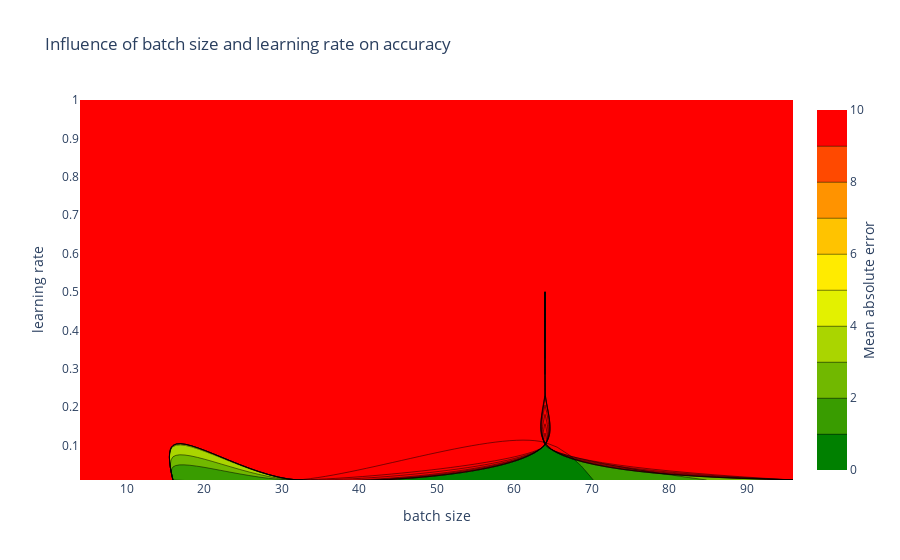

Notebook code for this chart:
### Code cell
import plotly.graph_objects as go

#Heatmap
fig = go.Figure(data=go.Contour(x=values['x']
                                , y=values['y']
                                , z=values['z']
                                , zmin=0
                                , zmid=1
                                , zmax=10
                                , colorscale=[[0, "green"], [0.5, "yellow"], [0.75, "orange"], [1, "red"]]
                                , colorbar=dict(title="Mean absolute error", titleside="right")
                               ))
fig.update_layout(title="Influence of batch size and learning rate on accuracy",
                  xaxis_title="batch size",
                  yaxis_title="learning rate")
# fig['layout']['yaxis1'].update(title='Contour map')

fig.show(renderer="jupyterlab")

#3d scatter
# fig = go.Figure(data=[go.Scatter3d(x=values['x'], y=values['y'], z=values['z'], mode='markers')])
# fig.update_layout(title="Influence of batch size and learning rate on accuracy",
#                   scene = dict(
#                     xaxis_title='batch size',
#                     yaxis_title='learning rate',
#                     zaxis_title='mae (log)'))

# fig.show(renderer="jupyterlab")

### Figure 1 — Plotly figure (JSON) as saved in the notebook; plotly's stock layout.template omitted (floating-point values rounded to 4 significant figures)
{"data": [{"autocontour": true, "colorbar": {"title": {"side": "right", "text": "Mean absolute error"}}, "colorscale": [[0, "green"], [0.5, "yellow"], [0.75, "orange"], [1, "red"]], "contours": {"end": 9, "size": 1, "start": 1}, "type": "contour", "x": [16, 16, 16, 16, 16, 32, 32, 32, 32, 32, 4, 4, 4, 64, 64, 64, 64, 64, 96, 96, 96, 96, 96], "y": [0.01, 0.1, 0.25, 0.5, 1, 0.01, 0.1, 0.25, 0.5, 1, 0.01, 0.1, 0.25, 0.01, 0.1, 0.25, 0.5, 1, 0.01, 0.1, 0.25, 0.5, 1], "z": [0.7117, 4.119, 393700.0, 541446016, 17138876153856, 0.8057, 1960.0, 134400.0, 1566000.0, 45030588, 10700.0, 3802000.0, 2759106560, 0.5737, 0.6747, 6.85, 0.802, 2057511424, 2.762, 842.5, 2418.0, 8466671, 213638128], "zmax": 10, "zmid": 1, "zmin": 0}], "layout": {"autosize": true, "title": {"text": "Influence of batch size and learning rate on accuracy"}, "xaxis": {"autorange": true, "range": [4, 96], "showspikes": false, "title": {"text": "batch size"}, "type": "linear"}, "yaxis": {"autorange": true, "range": [0.01, 1], "showspikes": false, "title": {"text": "learning rate"}, "type": "linear"}}}
